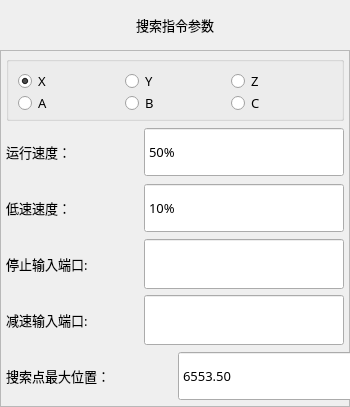
<?xml version="1.0" encoding="UTF-8"?>
<ui version="4.0">
 <class>FormActPaper</class>
 <widget class="QWidget" name="FormActPaper">
  <property name="geometry">
   <rect>
    <x>0</x>
    <y>0</y>
    <width>350</width>
    <height>407</height>
   </rect>
  </property>
  <property name="minimumSize">
   <size>
    <width>350</width>
    <height>407</height>
   </size>
  </property>
  <property name="maximumSize">
   <size>
    <width>700</width>
    <height>815</height>
   </size>
  </property>
  <property name="font">
   <font>
    <family>微软雅黑</family>
    <pointsize>10</pointsize>
    <weight>50</weight>
    <italic>false</italic>
    <bold>false</bold>
   </font>
  </property>
  <property name="windowTitle">
   <string notr="true">取纸</string>
  </property>
  <property name="toolTip">
   <string notr="true"/>
  </property>
  <property name="statusTip">
   <string notr="true"/>
  </property>
  <property name="whatsThis">
   <string notr="true"/>
  </property>
  <property name="accessibleName">
   <string notr="true"/>
  </property>
  <property name="accessibleDescription">
   <string notr="true"/>
  </property>
  <property name="styleSheet">
   <string notr="true"/>
  </property>
  <property name="windowFilePath">
   <string notr="true"/>
  </property>
  <layout class="QVBoxLayout" name="verticalLayout">
   <property name="spacing">
    <number>0</number>
   </property>
   <property name="margin">
    <number>0</number>
   </property>
   <item>
    <widget class="QLabel" name="labelParaTitle">
     <property name="sizePolicy">
      <sizepolicy hsizetype="Preferred" vsizetype="Fixed">
       <horstretch>0</horstretch>
       <verstretch>0</verstretch>
      </sizepolicy>
     </property>
     <property name="minimumSize">
      <size>
       <width>0</width>
       <height>50</height>
      </size>
     </property>
     <property name="font">
      <font>
       <family>微软雅黑</family>
       <pointsize>10</pointsize>
       <weight>50</weight>
       <bold>false</bold>
      </font>
     </property>
     <property name="styleSheet">
      <string notr="true">QLabel#labelParaTitle
{
	color: black;
	border-image: url(:/img/widget/Panel.png) 0 4 0 4;
	border-left: 4px transparent;
	border-right: 4px transparent;
}
</string>
     </property>
     <property name="text">
      <string>搜索指令参数</string>
     </property>
     <property name="alignment">
      <set>Qt::AlignCenter</set>
     </property>
    </widget>
   </item>
   <item>
    <widget class="QFrame" name="framePaper">
     <property name="frameShape">
      <enum>QFrame::StyledPanel</enum>
     </property>
     <property name="frameShadow">
      <enum>QFrame::Raised</enum>
     </property>
     <layout class="QGridLayout" name="gridLayout_2">
      <property name="margin">
       <number>5</number>
      </property>
      <item row="0" column="0">
       <widget class="QGroupBox" name="groupBoxAxis">
        <property name="styleSheet">
         <string notr="true"/>
        </property>
        <property name="title">
         <string/>
        </property>
        <layout class="QGridLayout" name="gridLayout">
         <item row="0" column="1">
          <widget class="QRadioButton" name="rBtnPaVer">
           <property name="minimumSize">
            <size>
             <width>40</width>
             <height>20</height>
            </size>
           </property>
           <property name="maximumSize">
            <size>
             <width>16777215</width>
             <height>40</height>
            </size>
           </property>
           <property name="font">
            <font>
             <family>微软雅黑</family>
             <pointsize>10</pointsize>
             <weight>50</weight>
             <bold>false</bold>
            </font>
           </property>
           <property name="styleSheet">
            <string notr="true"/>
           </property>
           <property name="text">
            <string>Y</string>
           </property>
          </widget>
         </item>
         <item row="0" column="0">
          <widget class="QRadioButton" name="rBtnPaHor">
           <property name="minimumSize">
            <size>
             <width>40</width>
             <height>20</height>
            </size>
           </property>
           <property name="maximumSize">
            <size>
             <width>16777215</width>
             <height>40</height>
            </size>
           </property>
           <property name="font">
            <font>
             <family>微软雅黑</family>
             <pointsize>10</pointsize>
             <weight>50</weight>
             <bold>false</bold>
            </font>
           </property>
           <property name="styleSheet">
            <string notr="true"/>
           </property>
           <property name="text">
            <string>X</string>
           </property>
           <property name="checked">
            <bool>true</bool>
           </property>
          </widget>
         </item>
         <item row="0" column="2">
          <widget class="QRadioButton" name="rBtnTravel">
           <property name="minimumSize">
            <size>
             <width>40</width>
             <height>20</height>
            </size>
           </property>
           <property name="maximumSize">
            <size>
             <width>16777215</width>
             <height>40</height>
            </size>
           </property>
           <property name="font">
            <font>
             <family>微软雅黑</family>
             <pointsize>10</pointsize>
             <weight>50</weight>
             <bold>false</bold>
            </font>
           </property>
           <property name="styleSheet">
            <string notr="true"/>
           </property>
           <property name="text">
            <string>Z</string>
           </property>
          </widget>
         </item>
         <item row="1" column="0">
          <widget class="QRadioButton" name="rBtnRaVer">
           <property name="minimumSize">
            <size>
             <width>40</width>
             <height>20</height>
            </size>
           </property>
           <property name="maximumSize">
            <size>
             <width>16777215</width>
             <height>40</height>
            </size>
           </property>
           <property name="font">
            <font>
             <family>微软雅黑</family>
             <pointsize>10</pointsize>
             <weight>50</weight>
             <bold>false</bold>
            </font>
           </property>
           <property name="styleSheet">
            <string notr="true"/>
           </property>
           <property name="text">
            <string>A</string>
           </property>
          </widget>
         </item>
         <item row="1" column="1">
          <widget class="QRadioButton" name="rBtnRaHor">
           <property name="minimumSize">
            <size>
             <width>40</width>
             <height>20</height>
            </size>
           </property>
           <property name="maximumSize">
            <size>
             <width>16777215</width>
             <height>40</height>
            </size>
           </property>
           <property name="font">
            <font>
             <family>微软雅黑</family>
             <pointsize>10</pointsize>
             <weight>50</weight>
             <bold>false</bold>
            </font>
           </property>
           <property name="styleSheet">
            <string notr="true"/>
           </property>
           <property name="text">
            <string>B</string>
           </property>
          </widget>
         </item>
         <item row="1" column="2">
          <widget class="QRadioButton" name="rBtnExt">
           <property name="minimumSize">
            <size>
             <width>40</width>
             <height>20</height>
            </size>
           </property>
           <property name="maximumSize">
            <size>
             <width>16777215</width>
             <height>40</height>
            </size>
           </property>
           <property name="font">
            <font>
             <family>微软雅黑</family>
             <pointsize>10</pointsize>
             <weight>50</weight>
             <bold>false</bold>
            </font>
           </property>
           <property name="styleSheet">
            <string notr="true"/>
           </property>
           <property name="text">
            <string>C</string>
           </property>
          </widget>
         </item>
        </layout>
       </widget>
      </item>
      <item row="1" column="0">
       <layout class="QHBoxLayout" name="horizontalLayout">
        <item>
         <widget class="QLabel" name="labelHightSpd">
          <property name="sizePolicy">
           <sizepolicy hsizetype="Expanding" vsizetype="Fixed">
            <horstretch>0</horstretch>
            <verstretch>0</verstretch>
           </sizepolicy>
          </property>
          <property name="minimumSize">
           <size>
            <width>85</width>
            <height>50</height>
           </size>
          </property>
          <property name="maximumSize">
           <size>
            <width>16777215</width>
            <height>50</height>
           </size>
          </property>
          <property name="font">
           <font>
            <family>微软雅黑</family>
            <pointsize>10</pointsize>
            <weight>50</weight>
            <italic>false</italic>
            <bold>false</bold>
           </font>
          </property>
          <property name="text">
           <string>运行速度：</string>
          </property>
         </widget>
        </item>
        <item>
         <widget class="xSpinBox" name="BoxHspd">
          <property name="enabled">
           <bool>true</bool>
          </property>
          <property name="sizePolicy">
           <sizepolicy hsizetype="Fixed" vsizetype="Fixed">
            <horstretch>0</horstretch>
            <verstretch>0</verstretch>
           </sizepolicy>
          </property>
          <property name="minimumSize">
           <size>
            <width>200</width>
            <height>50</height>
           </size>
          </property>
          <property name="maximumSize">
           <size>
            <width>200</width>
            <height>50</height>
           </size>
          </property>
          <property name="font">
           <font>
            <family>微软雅黑</family>
            <pointsize>10</pointsize>
            <weight>50</weight>
            <italic>false</italic>
            <bold>false</bold>
           </font>
          </property>
          <property name="focusPolicy">
           <enum>Qt::ClickFocus</enum>
          </property>
          <property name="alignment">
           <set>Qt::AlignLeading|Qt::AlignLeft|Qt::AlignVCenter</set>
          </property>
          <property name="buttonSymbols">
           <enum>QAbstractSpinBox::NoButtons</enum>
          </property>
          <property name="specialValueText">
           <string notr="true"/>
          </property>
          <property name="keyboardTracking">
           <bool>false</bool>
          </property>
          <property name="suffix">
           <string notr="true">%</string>
          </property>
          <property name="prefix">
           <string notr="true"/>
          </property>
          <property name="minimum">
           <number>1</number>
          </property>
          <property name="maximum">
           <number>100</number>
          </property>
          <property name="value">
           <number>50</number>
          </property>
          <property name="HasBtn" stdset="0">
           <bool>true</bool>
          </property>
         </widget>
        </item>
       </layout>
      </item>
      <item row="2" column="0">
       <layout class="QHBoxLayout" name="horizontalLayout_2">
        <item>
         <widget class="QLabel" name="labelLowSpd">
          <property name="sizePolicy">
           <sizepolicy hsizetype="Expanding" vsizetype="Fixed">
            <horstretch>0</horstretch>
            <verstretch>0</verstretch>
           </sizepolicy>
          </property>
          <property name="minimumSize">
           <size>
            <width>85</width>
            <height>50</height>
           </size>
          </property>
          <property name="maximumSize">
           <size>
            <width>16777215</width>
            <height>50</height>
           </size>
          </property>
          <property name="font">
           <font>
            <family>微软雅黑</family>
            <pointsize>10</pointsize>
            <weight>50</weight>
            <italic>false</italic>
            <bold>false</bold>
           </font>
          </property>
          <property name="text">
           <string>低速速度：</string>
          </property>
         </widget>
        </item>
        <item>
         <widget class="xSpinBox" name="BoxLspd">
          <property name="sizePolicy">
           <sizepolicy hsizetype="Fixed" vsizetype="Fixed">
            <horstretch>0</horstretch>
            <verstretch>0</verstretch>
           </sizepolicy>
          </property>
          <property name="minimumSize">
           <size>
            <width>200</width>
            <height>50</height>
           </size>
          </property>
          <property name="maximumSize">
           <size>
            <width>200</width>
            <height>50</height>
           </size>
          </property>
          <property name="font">
           <font>
            <family>微软雅黑</family>
            <pointsize>10</pointsize>
            <weight>50</weight>
            <italic>false</italic>
            <bold>false</bold>
           </font>
          </property>
          <property name="focusPolicy">
           <enum>Qt::ClickFocus</enum>
          </property>
          <property name="alignment">
           <set>Qt::AlignLeading|Qt::AlignLeft|Qt::AlignVCenter</set>
          </property>
          <property name="buttonSymbols">
           <enum>QAbstractSpinBox::NoButtons</enum>
          </property>
          <property name="specialValueText">
           <string notr="true"/>
          </property>
          <property name="keyboardTracking">
           <bool>false</bool>
          </property>
          <property name="suffix">
           <string notr="true">%</string>
          </property>
          <property name="prefix">
           <string notr="true"/>
          </property>
          <property name="minimum">
           <number>1</number>
          </property>
          <property name="maximum">
           <number>100</number>
          </property>
          <property name="value">
           <number>10</number>
          </property>
          <property name="HasBtn" stdset="0">
           <bool>true</bool>
          </property>
         </widget>
        </item>
       </layout>
      </item>
      <item row="3" column="0">
       <layout class="QHBoxLayout" name="horizontalLayout_4">
        <item>
         <widget class="QLabel" name="labelSInputPort">
          <property name="minimumSize">
           <size>
            <width>85</width>
            <height>50</height>
           </size>
          </property>
          <property name="maximumSize">
           <size>
            <width>16777215</width>
            <height>50</height>
           </size>
          </property>
          <property name="font">
           <font>
            <family>微软雅黑</family>
            <pointsize>10</pointsize>
            <weight>50</weight>
            <bold>false</bold>
           </font>
          </property>
          <property name="styleSheet">
           <string notr="true"/>
          </property>
          <property name="text">
           <string>停止输入端口:</string>
          </property>
         </widget>
        </item>
        <item>
         <widget class="xLineEdit" name="lineEdit_invar">
          <property name="sizePolicy">
           <sizepolicy hsizetype="Fixed" vsizetype="Fixed">
            <horstretch>0</horstretch>
            <verstretch>0</verstretch>
           </sizepolicy>
          </property>
          <property name="minimumSize">
           <size>
            <width>200</width>
            <height>50</height>
           </size>
          </property>
          <property name="maximumSize">
           <size>
            <width>200</width>
            <height>50</height>
           </size>
          </property>
          <property name="font">
           <font>
            <family>微软雅黑</family>
            <pointsize>10</pointsize>
            <weight>50</weight>
            <italic>false</italic>
            <bold>false</bold>
           </font>
          </property>
          <property name="focusPolicy">
           <enum>Qt::ClickFocus</enum>
          </property>
          <property name="acceptDrops">
           <bool>false</bool>
          </property>
          <property name="alignment">
           <set>Qt::AlignCenter</set>
          </property>
          <property name="readOnly">
           <bool>true</bool>
          </property>
         </widget>
        </item>
       </layout>
      </item>
      <item row="4" column="0">
       <layout class="QHBoxLayout" name="horizontalLayout_3">
        <item>
         <widget class="QLabel" name="labelAInputPort">
          <property name="minimumSize">
           <size>
            <width>85</width>
            <height>50</height>
           </size>
          </property>
          <property name="maximumSize">
           <size>
            <width>16777215</width>
            <height>50</height>
           </size>
          </property>
          <property name="font">
           <font>
            <family>微软雅黑</family>
            <pointsize>10</pointsize>
            <weight>50</weight>
            <bold>false</bold>
           </font>
          </property>
          <property name="styleSheet">
           <string notr="true"/>
          </property>
          <property name="text">
           <string>减速输入端口:</string>
          </property>
         </widget>
        </item>
        <item>
         <widget class="xLineEdit" name="lineEdit_dvar">
          <property name="sizePolicy">
           <sizepolicy hsizetype="Fixed" vsizetype="Fixed">
            <horstretch>0</horstretch>
            <verstretch>0</verstretch>
           </sizepolicy>
          </property>
          <property name="minimumSize">
           <size>
            <width>200</width>
            <height>50</height>
           </size>
          </property>
          <property name="maximumSize">
           <size>
            <width>200</width>
            <height>50</height>
           </size>
          </property>
          <property name="font">
           <font>
            <family>微软雅黑</family>
            <pointsize>10</pointsize>
            <weight>50</weight>
            <italic>false</italic>
            <bold>false</bold>
           </font>
          </property>
          <property name="focusPolicy">
           <enum>Qt::ClickFocus</enum>
          </property>
          <property name="acceptDrops">
           <bool>false</bool>
          </property>
          <property name="alignment">
           <set>Qt::AlignCenter</set>
          </property>
          <property name="readOnly">
           <bool>true</bool>
          </property>
         </widget>
        </item>
       </layout>
      </item>
      <item row="5" column="0">
       <layout class="QHBoxLayout" name="horizontalLayout_7">
        <item>
         <widget class="QLabel" name="label">
          <property name="sizePolicy">
           <sizepolicy hsizetype="Expanding" vsizetype="Preferred">
            <horstretch>0</horstretch>
            <verstretch>0</verstretch>
           </sizepolicy>
          </property>
          <property name="minimumSize">
           <size>
            <width>180</width>
            <height>50</height>
           </size>
          </property>
          <property name="maximumSize">
           <size>
            <width>16777215</width>
            <height>50</height>
           </size>
          </property>
          <property name="font">
           <font>
            <family>微软雅黑</family>
            <pointsize>10</pointsize>
            <weight>50</weight>
            <bold>false</bold>
           </font>
          </property>
          <property name="styleSheet">
           <string notr="true"/>
          </property>
          <property name="text">
           <string>搜索点最大位置：</string>
          </property>
         </widget>
        </item>
        <item>
         <widget class="xDoubleSpinBox" name="BoxVerPos">
          <property name="sizePolicy">
           <sizepolicy hsizetype="Fixed" vsizetype="Fixed">
            <horstretch>0</horstretch>
            <verstretch>0</verstretch>
           </sizepolicy>
          </property>
          <property name="minimumSize">
           <size>
            <width>200</width>
            <height>50</height>
           </size>
          </property>
          <property name="maximumSize">
           <size>
            <width>200</width>
            <height>50</height>
           </size>
          </property>
          <property name="font">
           <font>
            <family>微软雅黑</family>
            <pointsize>10</pointsize>
            <weight>50</weight>
            <italic>false</italic>
            <bold>false</bold>
           </font>
          </property>
          <property name="focusPolicy">
           <enum>Qt::ClickFocus</enum>
          </property>
          <property name="alignment">
           <set>Qt::AlignLeading|Qt::AlignLeft|Qt::AlignVCenter</set>
          </property>
          <property name="readOnly">
           <bool>true</bool>
          </property>
          <property name="buttonSymbols">
           <enum>QAbstractSpinBox::NoButtons</enum>
          </property>
          <property name="keyboardTracking">
           <bool>false</bool>
          </property>
          <property name="prefix">
           <string notr="true"/>
          </property>
          <property name="suffix">
           <string notr="true"/>
          </property>
          <property name="decimals">
           <number>2</number>
          </property>
          <property name="maximum">
           <double>60000.000000000000000</double>
          </property>
          <property name="singleStep">
           <double>0.010000000000000</double>
          </property>
          <property name="value">
           <double>6553.500000000000000</double>
          </property>
          <property name="HasBtn" stdset="0">
           <bool>false</bool>
          </property>
         </widget>
        </item>
       </layout>
      </item>
      <item row="6" column="0">
       <spacer name="verticalSpacer">
        <property name="orientation">
         <enum>Qt::Vertical</enum>
        </property>
        <property name="sizeHint" stdset="0">
         <size>
          <width>20</width>
          <height>40</height>
         </size>
        </property>
       </spacer>
      </item>
     </layout>
    </widget>
   </item>
  </layout>
 </widget>
 <customwidgets>
  <customwidget>
   <class>xSpinBox</class>
   <extends>QSpinBox</extends>
   <header>xspinbox.h</header>
   <slots>
    <signal>clicked()</signal>
   </slots>
  </customwidget>
  <customwidget>
   <class>xDoubleSpinBox</class>
   <extends>QDoubleSpinBox</extends>
   <header>xdoublespinbox.h</header>
   <slots>
    <signal>clicked()</signal>
   </slots>
  </customwidget>
  <customwidget>
   <class>xLineEdit</class>
   <extends>QLineEdit</extends>
   <header>xlineedit.h</header>
   <slots>
    <signal>clicked()</signal>
   </slots>
  </customwidget>
 </customwidgets>
 <resources/>
 <connections>
  <connection>
   <sender>lineEdit_dvar</sender>
   <signal>clicked()</signal>
   <receiver>FormActPaper</receiver>
   <slot>selectInSpd()</slot>
   <hints>
    <hint type="sourcelabel">
     <x>280</x>
     <y>205</y>
    </hint>
    <hint type="destinationlabel">
     <x>394</x>
     <y>149</y>
    </hint>
   </hints>
  </connection>
  <connection>
   <sender>lineEdit_invar</sender>
   <signal>clicked()</signal>
   <receiver>FormActPaper</receiver>
   <slot>selectInCheck()</slot>
   <hints>
    <hint type="sourcelabel">
     <x>667</x>
     <y>205</y>
    </hint>
    <hint type="destinationlabel">
     <x>394</x>
     <y>149</y>
    </hint>
   </hints>
  </connection>
  <connection>
   <sender>BoxHspd</sender>
   <signal>clicked()</signal>
   <receiver>FormActPaper</receiver>
   <slot>inputHspd()</slot>
   <hints>
    <hint type="sourcelabel">
     <x>280</x>
     <y>143</y>
    </hint>
    <hint type="destinationlabel">
     <x>394</x>
     <y>149</y>
    </hint>
   </hints>
  </connection>
  <connection>
   <sender>BoxLspd</sender>
   <signal>clicked()</signal>
   <receiver>FormActPaper</receiver>
   <slot>inputLspd()</slot>
   <hints>
    <hint type="sourcelabel">
     <x>667</x>
     <y>143</y>
    </hint>
    <hint type="destinationlabel">
     <x>394</x>
     <y>149</y>
    </hint>
   </hints>
  </connection>
  <connection>
   <sender>BoxVerPos</sender>
   <signal>clicked()</signal>
   <receiver>FormActPaper</receiver>
   <slot>inputPos()</slot>
   <hints>
    <hint type="sourcelabel">
     <x>613</x>
     <y>264</y>
    </hint>
    <hint type="destinationlabel">
     <x>394</x>
     <y>149</y>
    </hint>
   </hints>
  </connection>
 </connections>
 <slots>
  <slot>inputHspd()</slot>
  <slot>inputLspd()</slot>
  <slot>inputHorPos()</slot>
  <slot>inputPos()</slot>
  <slot>inputTrvPos()</slot>
  <slot>syncHorPos()</slot>
  <slot>syncPos()</slot>
  <slot>syncTrvPos()</slot>
  <slot>selectInSpd()</slot>
  <slot>selectInCheck()</slot>
  <slot>selectOutCatch()</slot>
 </slots>
</ui>
